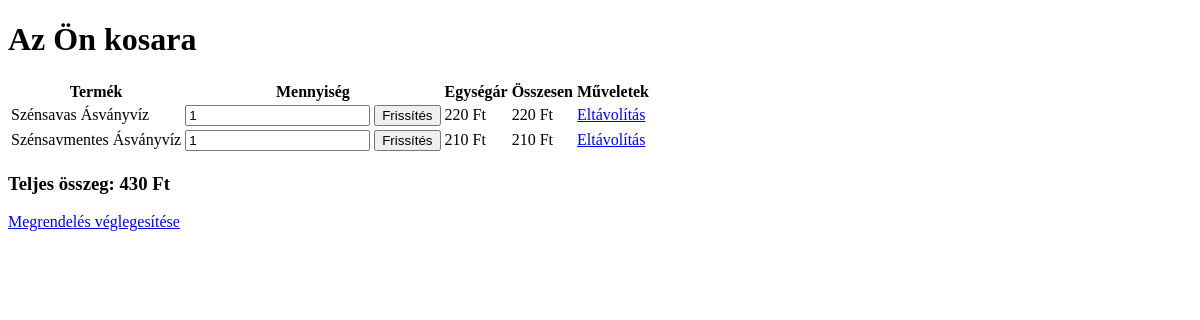
The app's page /cart/ (signed in), older data.
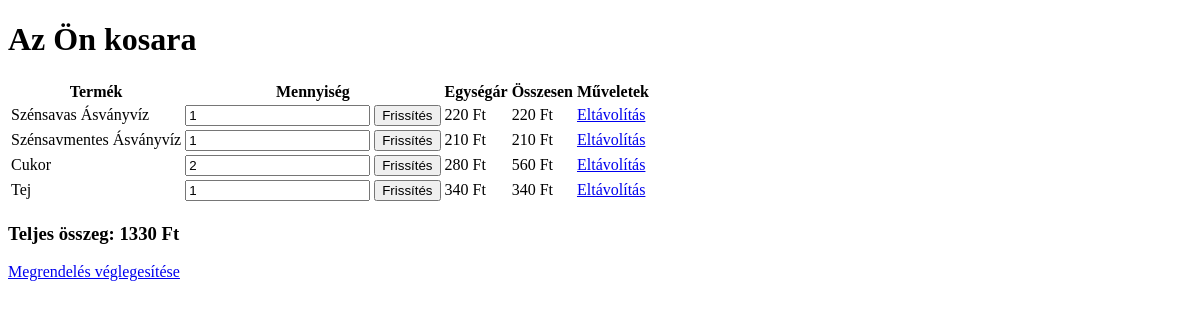
The same page, newer data.
### Fooldal/models.py (models this page shows)
class CartItem(models.Model):
    cart = models.ForeignKey(Cart, related_name='items',on_delete=models.CASCADE)
    product= models.ForeignKey('Termek', on_delete=models.CASCADE)
    quantity = models.PositiveBigIntegerField(default=1)
    def get_total_price(self):
        return self.product.Ar * self.quantity

class Termek(models.Model):
    Azon = models.CharField(max_length=10)
    Nev = models.CharField(max_length=100)
    Kategoria = models.CharField(max_length=50)
    Kiszereles = models.CharField(max_length=10)
    Ar=models.IntegerField()

### Fooldal/views.py (the view)
# urls.py: path('cart/', views.view_cart, name='view_cart'),
@login_required
def view_cart(request):
    cart, created = Cart.objects.get_or_create(user=request.user)
    items = cart.items.select_related('product')
    total_price = cart.get_total_price()
    return render(request, 'cart.html', {
        'cart': cart,
        'items': items,
        'total_price': total_price
    })

### Fooldal/models.py (called while the page is built)
    def get_total_price(self):
        return sum(item.get_total_price() for item in self.items.all())

### Fooldal/templates/cart.html (shortened to what this page needs)
<!DOCTYPE html>
<html lang="hu">
<head>
</head>
<body>
    <h1>Az Ön kosara</h1>
    {% if items %}
        <table>
            <thead>
                <tr>
                    <th>Termék</th>
                    <th>Mennyiség</th>
                    <th>Egységár</th>
                    <th>Összesen</th>
                    <th>Műveletek</th>
                </tr>
            </thead>
            <tbody>
                {% for item in items %}
                    <tr>
                        <td>{{ item.product.Nev }}</td>
                        <td>
                            <form method="POST" action="{% url 'update_quantity' item.id %}">
                                <input type="number" name="quantity" value="{{ item.quantity }}" min="1">
                                <button type="submit">Frissítés</button>
                            </form>
                        </td>
                        <td>{{ item.product.Ar }} Ft</td>
                        <td>{{ item.get_total_price }} Ft</td>
                        <td>
                            <a href="{% url 'remove_from_cart' item.id %}">Eltávolítás</a>
                        </td>
                    </tr>
                {% endfor %}
            </tbody>
        </table>
        <h3>Teljes összeg: {{ total_price }} Ft</h3>
        <a href="{% url 'order' %}">Megrendelés véglegesítése</a>
    {% else %}
        <p>A kosár üres.</p>
        <a href="{% url 'termek-list' %}">Vissza a termékekhez</a>
    {% endif %}
</body>
</html>

Row changes from the older to the newer data that the page shows:
added CartItem: product.Nev "Cukor", quantity "2", product.Ar "280", get_total_price "560"
added CartItem: product.Nev "Tej", quantity "1", product.Ar "340", get_total_price "340"
Text that changed along with them:
{{ total_price }}: "430" → "1330"
